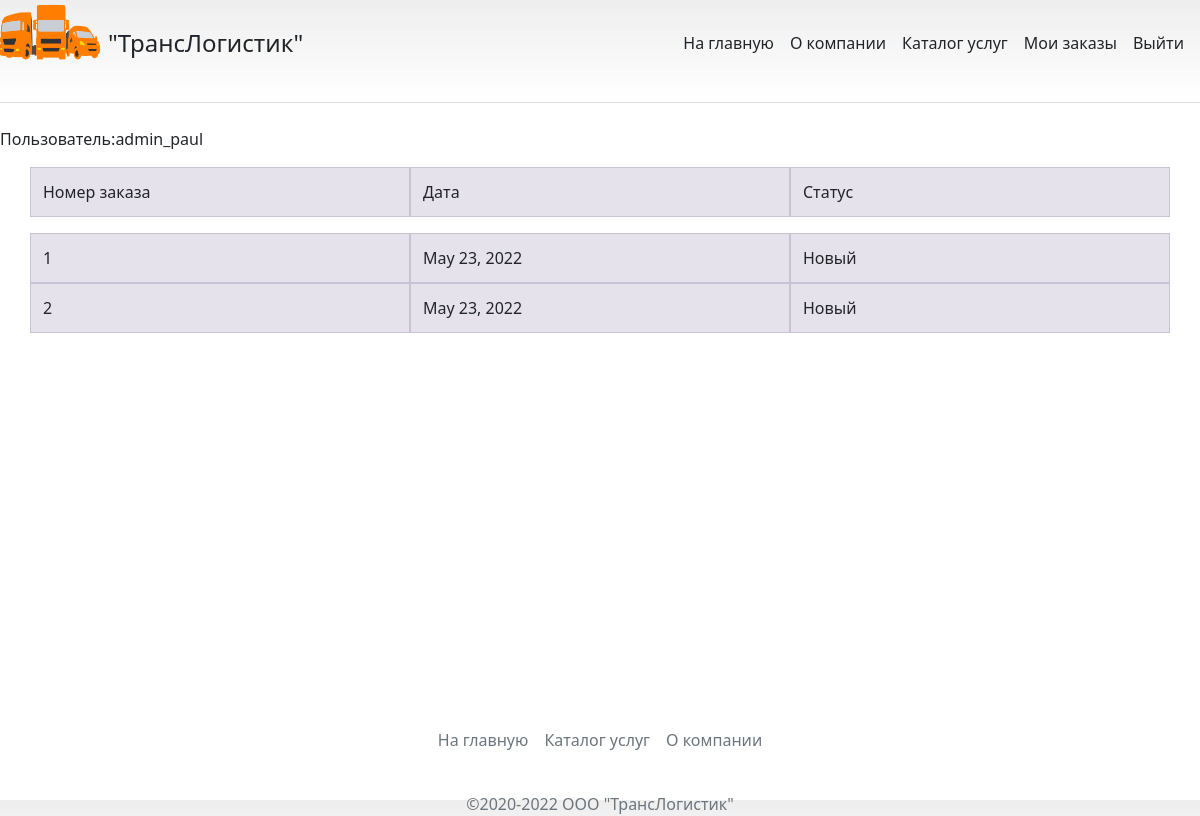
The app's page /myorders (signed in), older data.
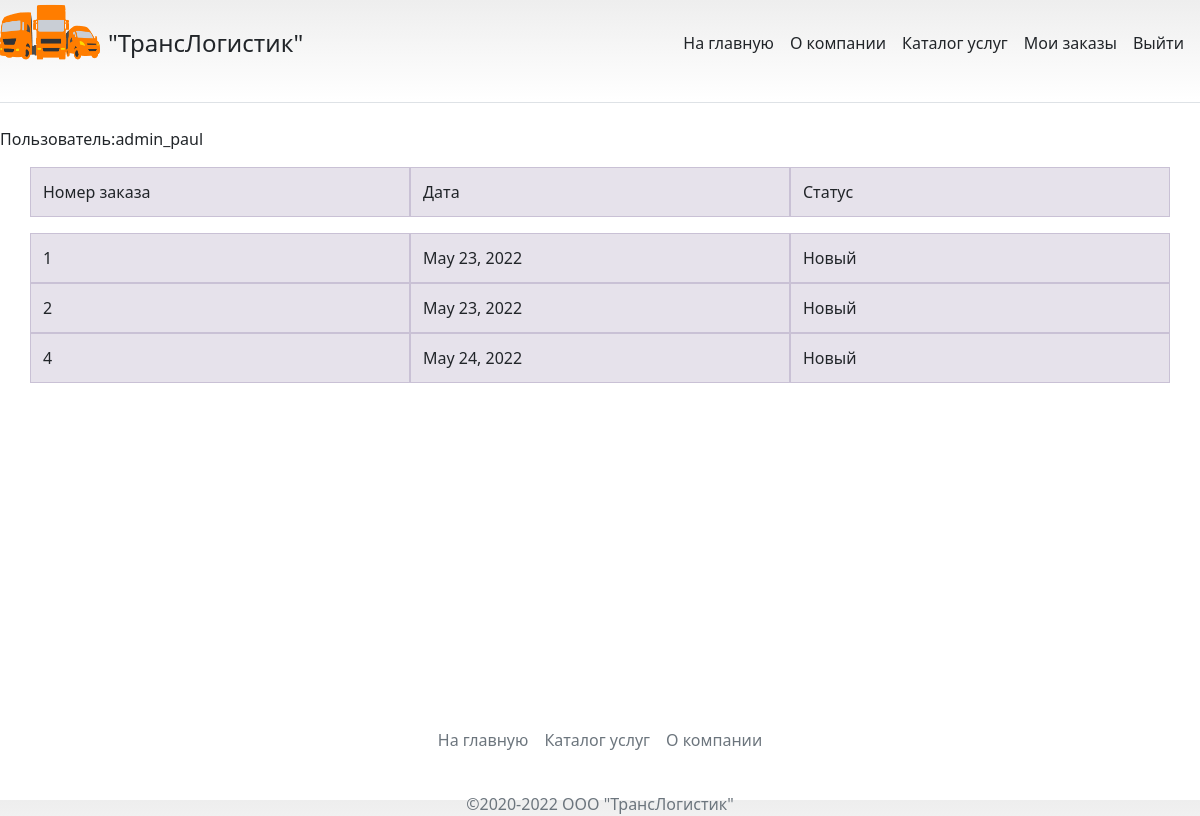
The same page, newer data.
### logistic_service/models.py (models this page shows, shortened)
class Order(models.Model):
    address = models.CharField(max_length=150, null=False, blank=False)
    state = models.CharField(max_length=45, null=False, blank=True)
    date = models.DateField(auto_now_add=True)
    mass = models.DecimalField(max_digits=10, decimal_places=2, null=False)
    phone_number = models.BigIntegerField(null=False, blank=False)
    orderer = models.ForeignKey(User, on_delete=models.CASCADE, blank=True)

### logistic_service/views.py (the view)
# urls.py: path('myorders', views.MyOrders, name='orders'),
def MyOrders(request):
    orders = Order.objects.filter(orderer=request.user)
    cities = City.objects.all()
    streets = Street.objects.all()
    districts = District.objects.all()
    return render(request, 'logistic_service/orders.html', {
        'orders': orders,
        'cities': cities,
        'streets': streets,
        'districts': districts,
        'user': request.user
    })

### logistic_service/templates/logistic_service/orders.html (shortened to what this page needs)
{% extends 'logistic_service/base.html' %}
{% load static %}
{%block HeaderBlock%}
    <link rel="stylesheet" href="{% static 'css/rows.css'%}">
{%endblock%}
{% block MainContent %}
<div style='display: flex'><label for='id_user'>Пользователь: </label><p id='id_user'>{{user}}</p></div>
<div class="container">
    <div class="row mb-3">
      <div class="col-4 themed-grid-col">Номер заказа</div>
      <div class="col-4 themed-grid-col">Дата</div>
      <div class="col-4 themed-grid-col">Статус</div>
    </div>
    <div class="row mb-3">
      {% for order in orders %}
        <div class="col-sm-4 themed-grid-col">{{ order.id }}</div>
        <div class="col-sm-4 themed-grid-col">{{ order.date }}</div>
        <div class="col-sm-4 themed-grid-col">{{ order.state }}</div>
      {% endfor %}
    </div>
</div>
{% endblock %}

### logistic_service/templates/logistic_service/base.html (shortened to what this page needs)
<!doctype html>
{% load static %}
<html lang="ru">
<head>
    <link rel="stylesheet" href="{% static 'css/pricing.css'%}">
    <link rel="stylesheet" href="{% static 'css/base.css'%}">
    <link rel="stylesheet" href="{% static 'css/base1.css'%}">
    {%block HeaderBlock%}{%endblock%}
</head>
<body>
<div id="wrap">
    <header>
        <div class="d-flex flex-column flex-md-row align-items-center pb-3 mb-4 border-bottom">
          <a href="/" class="d-flex align-items-center text-dark text-decoration-none">
            <p><img src="{% static 'images/logotype.png'%}" width="100" height="70" class="me-2"></p>
            <span class="fs-4">"ТрансЛогистик"</span>
          </a>
          {% if user.is_authenticated %}
          <nav class="d-inline-flex mt-2 mt-md-0 ms-md-auto">
            <a class="me-3 py-2 text-dark text-decoration-none" href="{% url 'home' %}">На главную</a>
            <a class="me-3 py-2 text-dark text-decoration-none" href="{% url 'about' %}">О компании</a>
            <a class="me-3 py-2 text-dark text-decoration-none" href="{% url 'catalogue' %}">Каталог услуг</a>
            <a class="me-3 py-2 text-dark text-decoration-none" href="{% url 'orders' %}">Мои заказы</a>
            <a class="me-3 py-2 text-dark text-decoration-none" href="{% url 'logout' %}">Выйти</a>
          </nav>
          {% endif %}
        </div>
    </header>
    <main>
        {% block MainContent %}{% endblock %}
    </main>
</div>
    <footer class="py-3 my-4">
       <ul class="nav justify-content-center  pb-3 mb-3">
          <li class="nav-item"><a href="{% url 'home' %}" class="nav-link px-2 text-muted">На главную</a></li>
          <li class="nav-item"><a href="{% url 'catalogue' %}" class="nav-link px-2 text-muted">Каталог услуг</a></li>
          <li class="nav-item"><a href="{% url 'about' %}" class="nav-link px-2 text-muted">О компании</a></li>
       </ul>
       <p class="text-center text-muted">©2020-2022 ООО "ТрансЛогистик"</p>
    </footer>
</body>
</html>

### static/css/pricing.css (style rules this page uses)
body { background-image: linear-gradient(180deg, #eee, #fff 100px, #fff); }
.container { max-width: 960px; }

### static/css/base1.css (style rules this page uses)
html, body { height: 100%; }
#wrap { min-height: 85%; }
main { padding-bottom: 50px; }
footer { margin-top: -50px; height: 50px; }
.row { display: flex; flex-direction: row; }

### static/css/rows.css (style rules this page uses)
.themed-grid-col { padding-top: .75rem; padding-bottom: .75rem; background-color: rgba(86, 61, 124, .15); border: 1px solid rgba(86, 61, 124, .2); }

Row changes from the older to the newer data that the page shows:
added Order: id "4", date "May 24, 2022", state "Новый"
